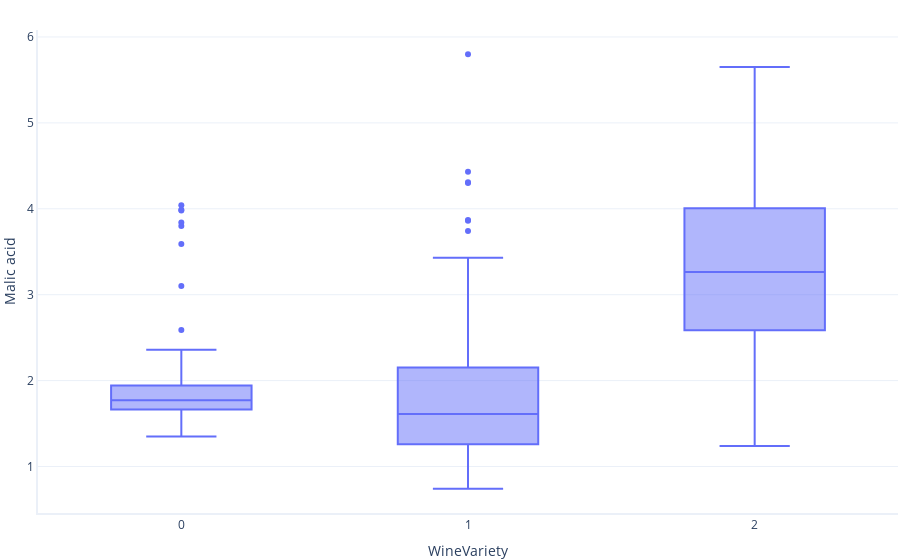
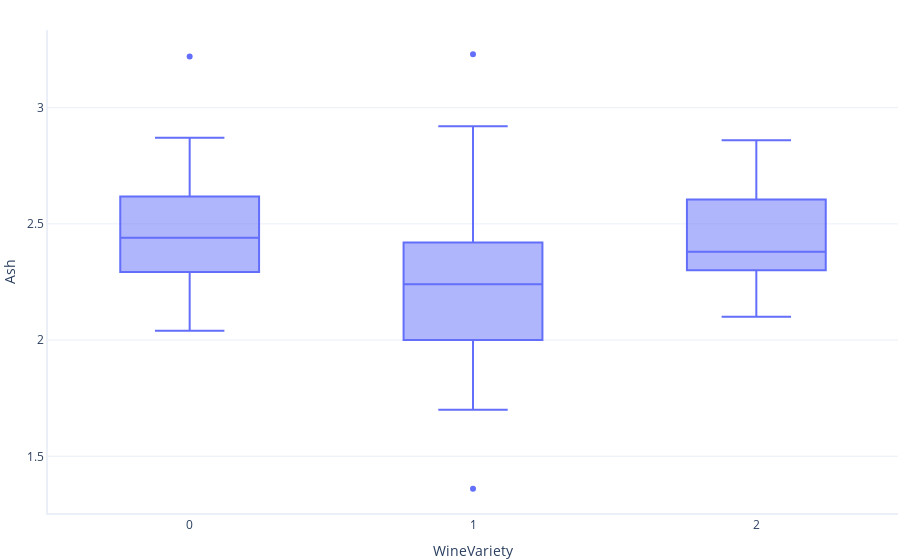
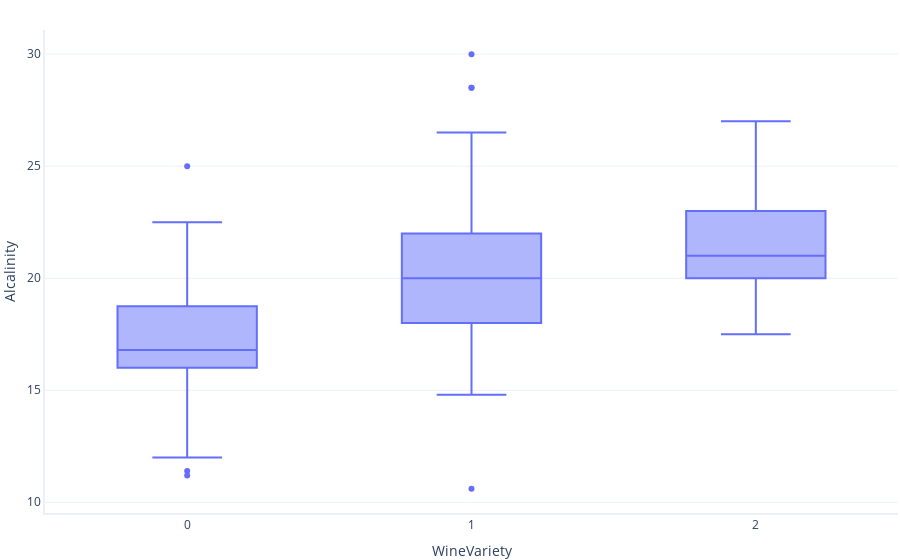
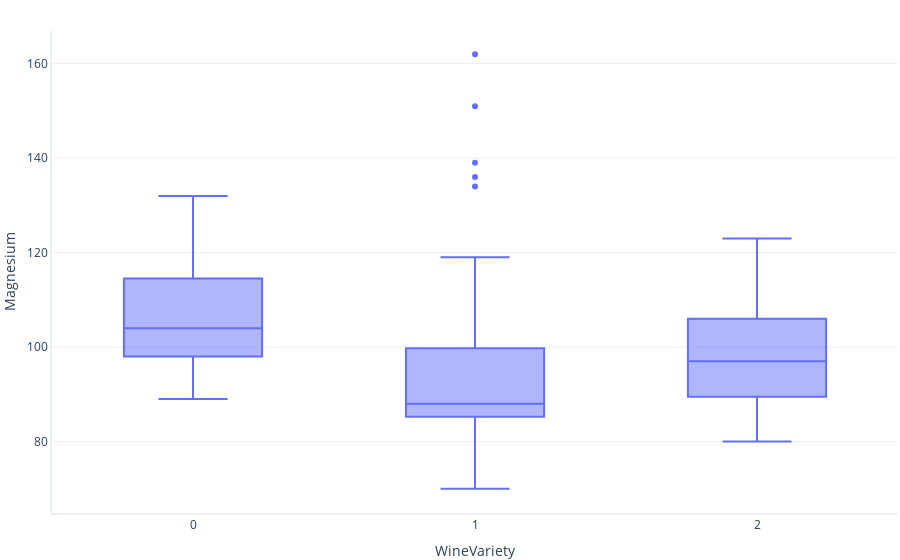

Notebook source saved alongside these figures, in order:
### Code cell
for colum in data.columns[1:-1]:
    rq.box_and_whisker(data, label_x='WineVariety',label_y=colum,show=True)

### Figure 1 — Plotly figure (JSON) as saved in the notebook; plotly's stock layout.template omitted (floating-point values rounded to 4 significant figures; data arrays with more than 128 entries replaced by an {"elided": "..."} marker saying what was removed)
{"data": [{"alignmentgroup": "True", "hovertemplate": "WineVariety=%{x}<br>Malic acid=%{y}<extra></extra>", "legendgroup": "", "marker": {"color": "#636efa"}, "name": "", "notched": false, "offsetgroup": "", "orientation": "v", "showlegend": false, "type": "box", "x": {"elided": "178 int values"}, "x0": " ", "xaxis": "x", "y": {"elided": "178 float values"}, "y0": " ", "yaxis": "y"}], "layout": {"boxmode": "group", "legend": {"tracegroupgap": 0}, "xaxis": {"anchor": "y", "domain": [0, 1], "title": {"text": "WineVariety"}}, "yaxis": {"anchor": "x", "domain": [0, 1], "title": {"text": "Malic acid"}}}}

### Figure 2 — Plotly figure (JSON) as saved in the notebook; plotly's stock layout.template omitted (floating-point values rounded to 4 significant figures; data arrays with more than 128 entries replaced by an {"elided": "..."} marker saying what was removed)
{"data": [{"alignmentgroup": "True", "hovertemplate": "WineVariety=%{x}<br>Ash=%{y}<extra></extra>", "legendgroup": "", "marker": {"color": "#636efa"}, "name": "", "notched": false, "offsetgroup": "", "orientation": "v", "showlegend": false, "type": "box", "x": {"elided": "178 int values"}, "x0": " ", "xaxis": "x", "y": {"elided": "178 float values"}, "y0": " ", "yaxis": "y"}], "layout": {"boxmode": "group", "legend": {"tracegroupgap": 0}, "xaxis": {"anchor": "y", "domain": [0, 1], "title": {"text": "WineVariety"}}, "yaxis": {"anchor": "x", "domain": [0, 1], "title": {"text": "Ash"}}}}

### Figure 3 — Plotly figure (JSON) as saved in the notebook; plotly's stock layout.template omitted (floating-point values rounded to 4 significant figures; data arrays with more than 128 entries replaced by an {"elided": "..."} marker saying what was removed)
{"data": [{"alignmentgroup": "True", "hovertemplate": "WineVariety=%{x}<br>Alcalinity=%{y}<extra></extra>", "legendgroup": "", "marker": {"color": "#636efa"}, "name": "", "notched": false, "offsetgroup": "", "orientation": "v", "showlegend": false, "type": "box", "x": {"elided": "178 int values"}, "x0": " ", "xaxis": "x", "y": {"elided": "178 float values"}, "y0": " ", "yaxis": "y"}], "layout": {"boxmode": "group", "legend": {"tracegroupgap": 0}, "xaxis": {"anchor": "y", "domain": [0, 1], "title": {"text": "WineVariety"}}, "yaxis": {"anchor": "x", "domain": [0, 1], "title": {"text": "Alcalinity"}}}}

### Figure 4 — Plotly figure (JSON) as saved in the notebook; plotly's stock layout.template omitted (floating-point values rounded to 4 significant figures; data arrays with more than 128 entries replaced by an {"elided": "..."} marker saying what was removed)
{"data": [{"alignmentgroup": "True", "hovertemplate": "WineVariety=%{x}<br>Magnesium=%{y}<extra></extra>", "legendgroup": "", "marker": {"color": "#636efa"}, "name": "", "notched": false, "offsetgroup": "", "orientation": "v", "showlegend": false, "type": "box", "x": {"elided": "178 int values"}, "x0": " ", "xaxis": "x", "y": {"elided": "178 int values"}, "y0": " ", "yaxis": "y"}], "layout": {"boxmode": "group", "legend": {"tracegroupgap": 0}, "xaxis": {"anchor": "y", "domain": [0, 1], "title": {"text": "WineVariety"}}, "yaxis": {"anchor": "x", "domain": [0, 1], "title": {"text": "Magnesium"}}}}
